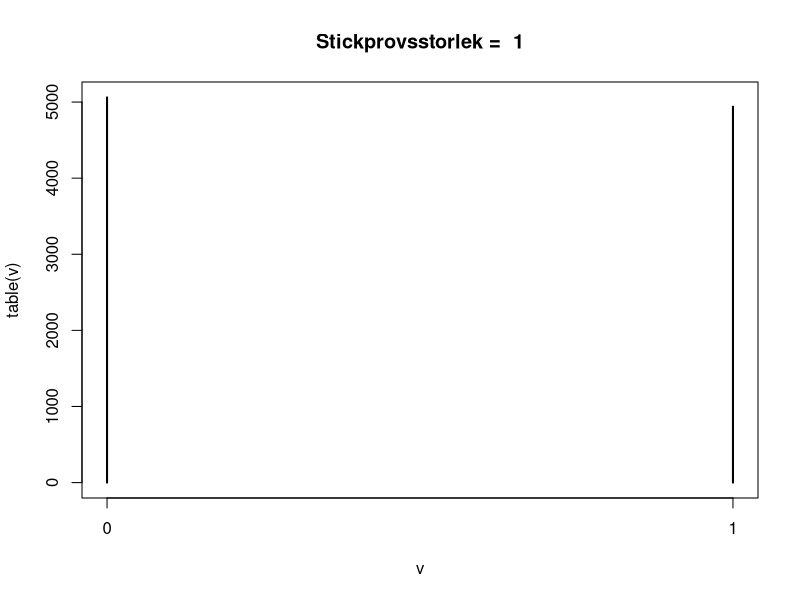
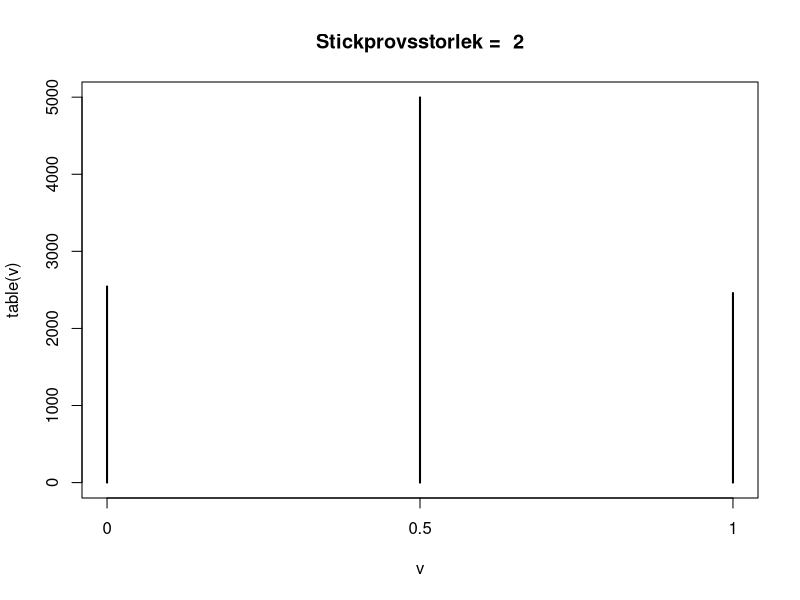
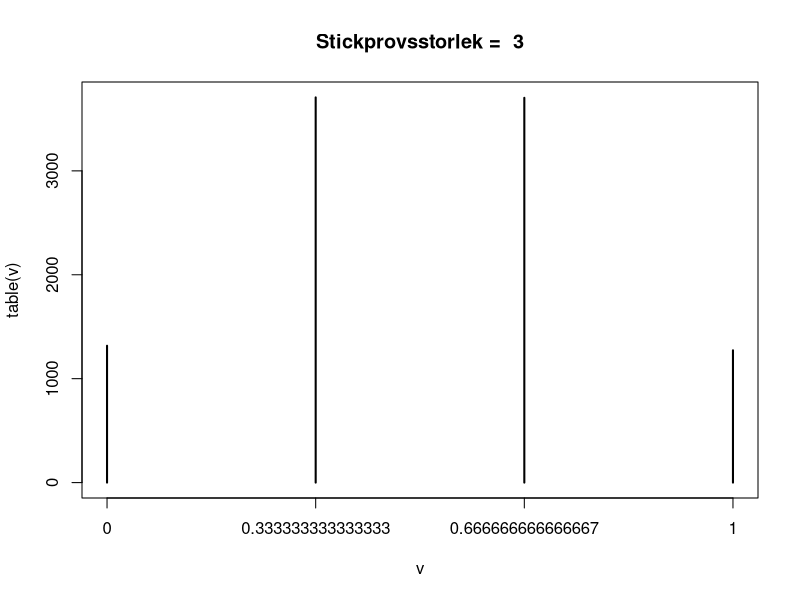
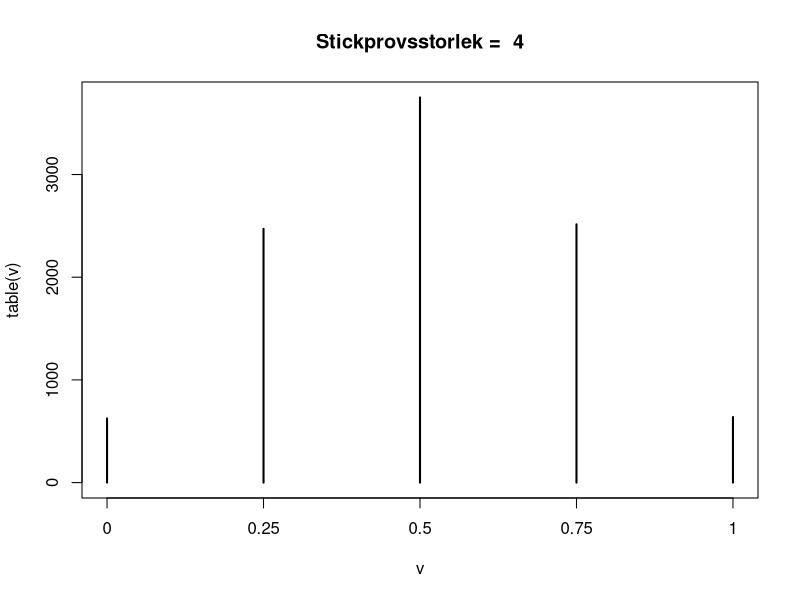
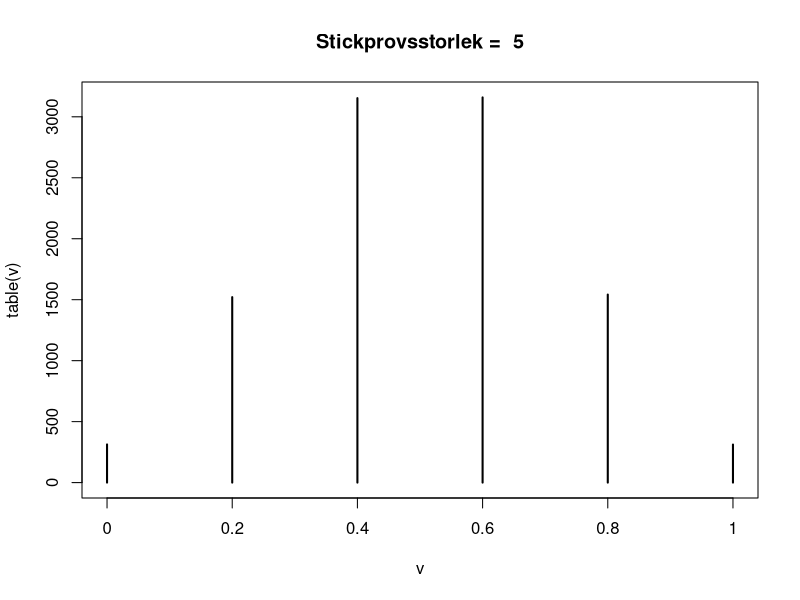
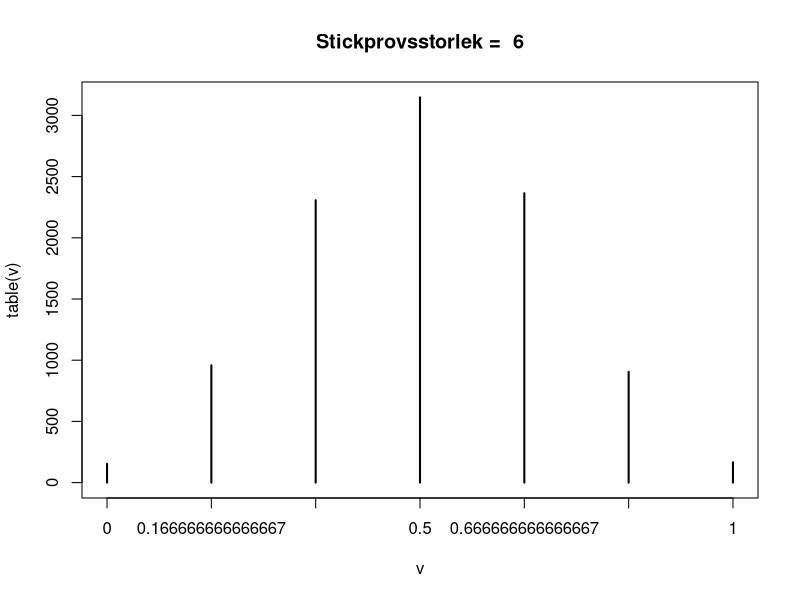
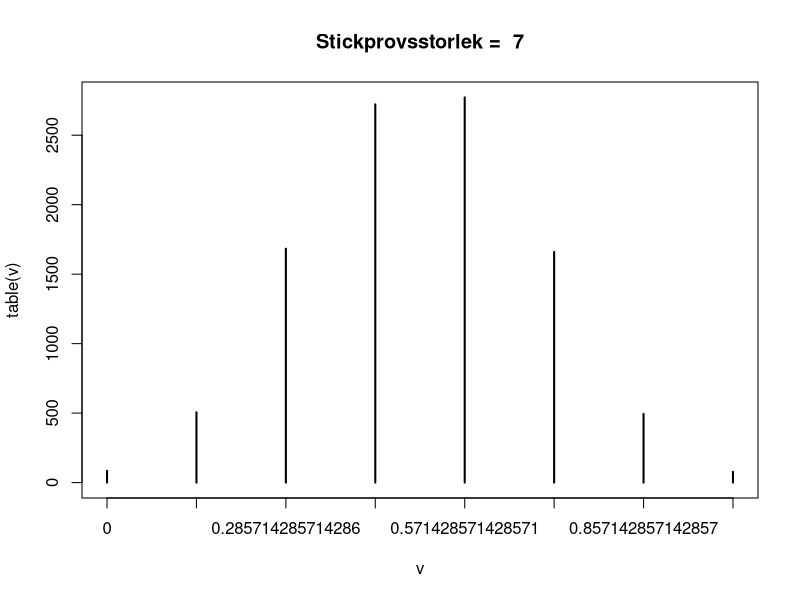
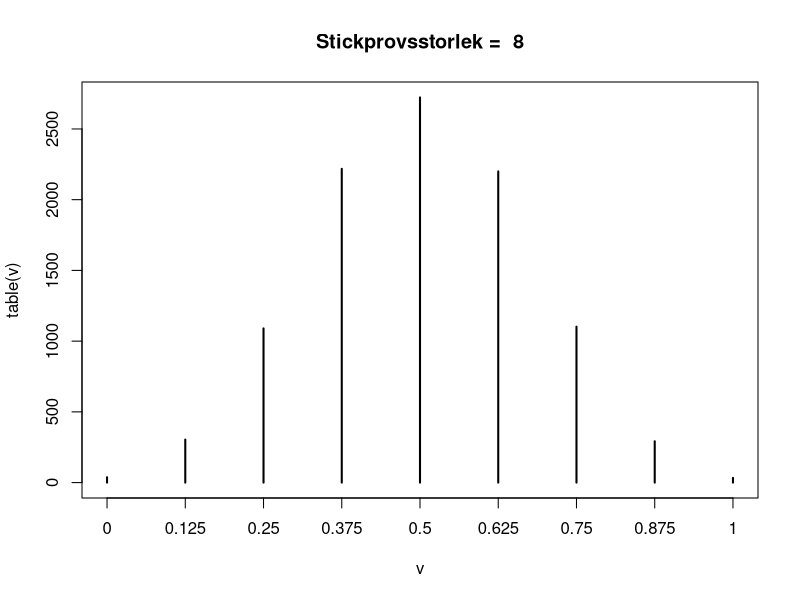

Reproduce these figures in R, in order. (Note: a time limit stopped this script after it produced the figures.)
v <- numeric(1e4)

for (j in 1:500){
  for (i in 1:1e4){
    x <- mean(sample(c(1, 0), j, replace = TRUE))
    v[i] <- x
    
  }
  
  table(v)
  plot(table(v), main = paste("Stickprovsstorlek = ", j))
  readline(prompt="Press [enter] to continue")
  
}
